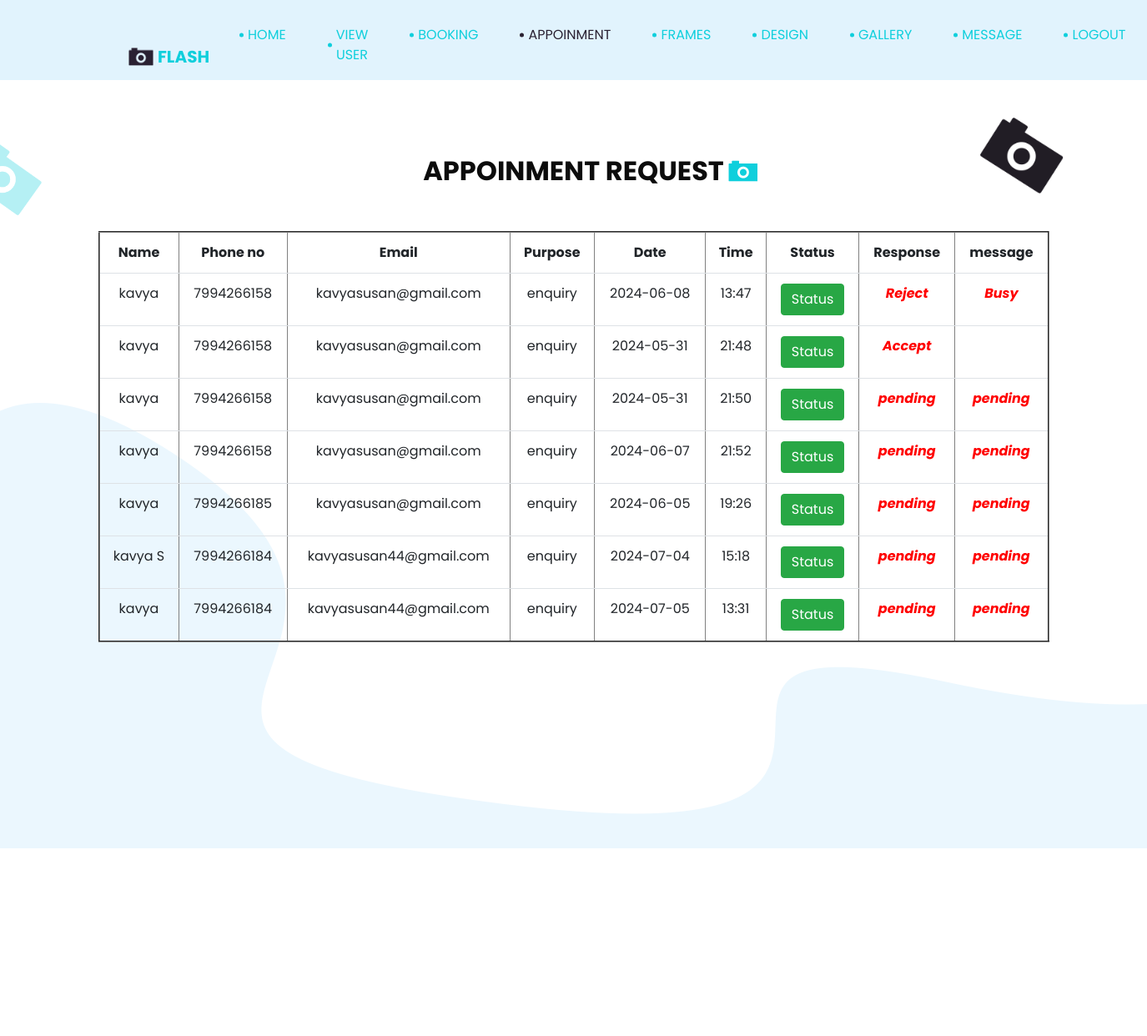
The app's page /admin_appoinment with its own data.
### studio_app/models.py (models this page shows)
class appoinment(models.Model):
    user = models.ForeignKey(User, on_delete=models.CASCADE)
    name=models.CharField(max_length=20)
    email = models.CharField(max_length=20)
    phone = models.IntegerField()
    purpose = models.CharField(max_length=100)
    date=models.CharField(max_length=10)
    time = models.CharField(max_length=10)
    status = models.CharField(max_length=20,null=True)
    message = models.CharField(max_length=20, null=True)

### studio_app/views.py (the view)
# urls.py: path('admin_appoinment', views.admin_appoinment_table),
def admin_appoinment_table(req):
    data = appoinment.objects.all()
    return render(req, 'admin_appoinment.html',{'data':data})

### template/admin_appoinment.html (shortened to what this page needs)
<!DOCTYPE html>
<html xmlns="http://www.w3.org/1999/html" xmlns="http://www.w3.org/1999/html">
<head>
  {% load static %}
  <link rel="stylesheet" type="text/css" href="{% static 'css/bootstrap.css' %}" />
  <link href="{% static 'css/style.css' %}" rel="stylesheet" />
  <link href="{% static 'css/responsive.css' %}" rel="stylesheet" />
</head>
<body class="sub_page">
  <div class="hero_area">
    <header class="header_section">
      <div class="container-fluid">
        <div class="row">
          <div class="col-lg-11 offset-lg-1">
            <nav class="navbar navbar-expand-lg custom_nav-container ">
              <a class="navbar-brand" href="admin_index.html">
                <img src="{% static 'images/logo.png' %}" alt="">
                <span>
                 Flash
                </span>
              </a>
                <div class="collapse navbar-collapse" id="navbarSupportedContent">
                <div class="d-flex ml-auto flex-column flex-lg-row align-items-center">
                  <ul class="navbar-nav  ">
                   <li class="nav-item">
                      <a class="nav-link" href="admin_index">Home <span class="sr-only">(current)</span></a>
                    </li>
                   <li class="nav-item">
                      <a class="nav-link" href="admin_view_user">View User</a>
                    </li>
                      <li class="nav-item">
                      <a class="nav-link" href="admin_booking">Booking</a>
                    </li>
                     <li class="nav-item active">
                      <a class="nav-link" href="admin_appoinment">Appoinment</a>
                    </li>
                       <nav id="colorNav">
                        <li class="nav-item">
                            <a href="#" class="nav-link">Frames</a>
                        </li>
                   </nav>
                     <li class="nav-item">
                      <a class="nav-link" href="admin_design">Design</a>
                    </li>
                      <li class="nav-item">
                      <a class="nav-link" href="admin_gallery">Gallery</a>
                    </li>
                       <nav id="message">
                        <li class="nav-item">
                            <a href="#" class="nav-link">Message</a>
                        </li>
                   </nav>
                    <li class="nav-item">
                      <a class="nav-link" href="logout">Logout</a>
                    </li>
                  </ul>
                </div>
              </div>
            </nav>
          </div>
        </div>
      </div>
    </header>
  </div>
  <section class="contact_section layout_padding">
    <div class="bg-img1">
      <img src="{% static 'images/bg-img-1.png' %}" alt="">
    </div>
    <div class="bg-img2">
      <img src="{% static 'images/bg-img-2.png' %}" alt="">
    </div>
    <div class="container">
      <div class="heading_container">
        <h2>
          Appoinment Request
        </h2>
      </div>
      <div class="">
        <div class="">
            <form action="" method="post" enctype="multipart/form-data">
              <div class="contact_form-container">
                <div>
                 <table class="table" border="2" style="text-align:center;">
                   <tr>
                     <th>Name</th>
                     <th>Phone no</th>
                     <th>Email</th>
                     <th>Purpose</th>
                     <th>Date</th>
                     <th>Time</th>
                       <th>Status</th>
                       <th>Response</th>
                     <th>message</th>
                   </tr>
                 {% for i in data %}
                         <tr>
                           <td id="name">{{i.name}}</td>
                           <td>{{i.phone}}</td>
                           <td>{{i.email}}</td>
                           <td>{{i.purpose}}</td>
                            <td>{{i.date}}</td>
                            <td>{{i.time}}</td>
                             <td><a href="admin_appoinment/{{i.id}}" class="btn btn-success">Status</a></td>
                              <td style="color:red;"><b><i>{{i.status}}</b></i></td>
                             <td style="color:red;"><b><i>{{i.message}}</b></i></td>
                   {% endfor %}
                   </tr>
                 </table>
                </div>
              </div>
            </form>
          </div>
        </div>
      </div>
  </section>
  <section class="info_section ">
    <div class="container">
      <div class="info_container">
        <div class="info_social">
          <div class="d-flex justify-content-center">
            <h4 class="">
            </h4>
          </div>
          <div class="social_box">
            <a href="">
              <img src="{% static 'images/fb.png' %}" alt="">
            </a>
            <a href="">
              <img src="{% static 'images/twitter.png' %}" alt="">
            </a>
            <a href="">
              <img src="{% static 'images/instagram.png' %}" alt="">
            </a>
            <a href="">
              <img src="{% static 'images/linkedin.png' %}" alt="">
            </a>
            <a href="">
              <img src="{% static 'images/dribble.png' %}" alt="">
            </a>
            <a href="">
              <img src="{% static 'images/pinterest.png' %}" alt="">
            </a>
          </div>
        </div>
      </div>
    </div>
  </section>
  <section class="container-fluid footer_section">
    <div class="container">
      <p>
        <a href="https://html.design/">Free Html Templates</a>
      </p>
    </div>
  </section>
</body>
</html>

### static/css/style.css (style rules this page uses)
body { font-family: 'Poppins', sans-serif; color: #0c0c0c; background-color: #ffffff; }
.layout_padding { padding: 90px 0; }
.heading_container { display: -webkit-box; display: -ms-flexbox; display: flex; -webkit-box-orient: vertical; -webkit-box-direction: normal; -ms-flex-direction: column; flex-direction: column; -webkit-box-align: center; -ms-flex-align: center; align-items: center; text-align: center; }
.heading_container h2 { position: relative; font-weight: bold; text-transform: uppercase; }
.heading_container h2::before { content: ""; position: absolute; width: 35px; height: 26px; top: 50%; right: -40px; -webkit-transform: translateY(-50%); transform: translateY(-50%); z-index: 1; background-image: url(../images/heading-img.png); background-repeat: no-repeat; }
.hero_area { height: 136vh; position: relative; background-image: url(../images/hero-bg.png); background-size: cover; }
.sub_page .hero_area { height: auto; background-image: none; background-color: #e1f3fd; }
.sub_page .hero_area::after { display: none; }
.header_section .container-fluid { padding-right: 25px; padding-left: 25px; }
.custom_nav-container .navbar-nav .nav-item .nav-link { margin: 10px 30px; padding: 0; color: #0fcfdc; text-align: center; position: relative; text-transform: uppercase; }
.custom_nav-container .navbar-nav .nav-item .nav-link::before { content: ""; width: 5px; height: 5px; position: absolute; top: 50%; left: -10px; -webkit-transform: translateY(-50%); transform: translateY(-50%); background-color: #0fcfdc; border-radius: 100%; }
.custom_nav-container .navbar-nav .nav-item.active .nav-link, .custom_nav-container .navbar-nav .nav-item:hover .nav-link { color: #2a2132; }
.custom_nav-container .navbar-nav .nav-item.active .nav-link::before, .custom_nav-container .navbar-nav .nav-item:hover .nav-link::before { background-color: #2a2132; }
a, a:hover, a:focus { text-decoration: none; }
.btn, .btn:focus { outline: none !important; -webkit-box-shadow: none; box-shadow: none; }
.navbar-brand { display: -webkit-box; display: -ms-flexbox; display: flex; -webkit-box-align: center; -ms-flex-align: center; align-items: center; }
.navbar-brand img { width: 30px; margin-right: 5px; }
.navbar-brand span { font-size: 20px; font-weight: 700; color: #0fcfdc; text-transform: uppercase; }
.custom_nav-container { z-index: 99999; padding-top: 20px; -webkit-box-align: end; -ms-flex-align: end; align-items: flex-end; }
.navbar-expand-lg .navbar-collapse { -webkit-box-align: end; -ms-flex-align: end; align-items: flex-end; }
.contact_section { background-image: url(../images/contact-bg.png); background-repeat: no-repeat; background-position: left bottom; padding-bottom: 250px; position: relative; }
.contact_section .bg-img1 { width: 100px; position: absolute; top: 45px; right: 100px; }
.contact_section .bg-img1 img { width: 100%; }
.contact_section .bg-img2 { width: 50px; position: absolute; top: 75px; left: 0px; }
.contact_section .bg-img2 img { width: 100%; }
.contact_section .contact_form-container { margin-top: 45px; }
.info_section { background-color: #211d25; color: #ffffff; font-family: 'Poppins', sans-serif; }
.info_section .info_container { width: 75%; margin: 0 auto; }
.info_section .info_social { padding-top: 35px; display: -webkit-box; display: -ms-flexbox; display: flex; -webkit-box-orient: vertical; -webkit-box-direction: normal; -ms-flex-direction: column; flex-direction: column; -webkit-box-align: center; -ms-flex-align: center; align-items: center; }
.info_section .info_social h4 { text-transform: uppercase; }
.info_section .info_social .social_box { display: -webkit-box; display: -ms-flexbox; display: flex; margin: 15px auto; -webkit-box-align: center; -ms-flex-align: center; align-items: center; }
.info_section .info_social .social_box img { min-width: 10px; margin: 0 3px; }
.footer_section { background-color: #211d25; display: -webkit-box; display: -ms-flexbox; display: flex; -webkit-box-pack: center; -ms-flex-pack: center; justify-content: center; position: relative; font-family: 'Poppins', sans-serif; }
.footer_section p { color: #ffffff; margin: 0 auto; text-align: center; padding: 20px 0; width: 55%; }
.footer_section a { color: #ffffff; }

### static/css/responsive.css (style rules this page uses)
@media (min-width: 1200px) { .container { max-width: 1170px; } }

### records on screen
appoinment: name "kavya", phone "7994266158", email "kavyasusan@gmail.com", purpose "enquiry", date "2024-06-08", time "13:47", status "Reject", message "Busy"
appoinment: name "kavya", phone "7994266158", email "kavyasusan@gmail.com", purpose "enquiry", date "2024-05-31", time "21:48", status "Accept"
appoinment: name "kavya", phone "7994266158", email "kavyasusan@gmail.com", purpose "enquiry", date "2024-05-31", time "21:50", status "pending", message "pending"
appoinment: name "kavya", phone "7994266158", email "kavyasusan@gmail.com", purpose "enquiry", date "2024-06-07", time "21:52", status "pending", message "pending"
appoinment: name "kavya", phone "7994266185", email "kavyasusan@gmail.com", purpose "enquiry", date "2024-06-05", time "19:26", status "pending", message "pending"
appoinment: name "kavya S", phone "7994266184", email "kavyasusan44@gmail.com", purpose "enquiry", date "2024-07-04", time "15:18", status "pending", message "pending"
appoinment: name "kavya", phone "7994266184", email "kavyasusan44@gmail.com", purpose "enquiry", date "2024-07-05", time "13:31", status "pending", message "pending"
